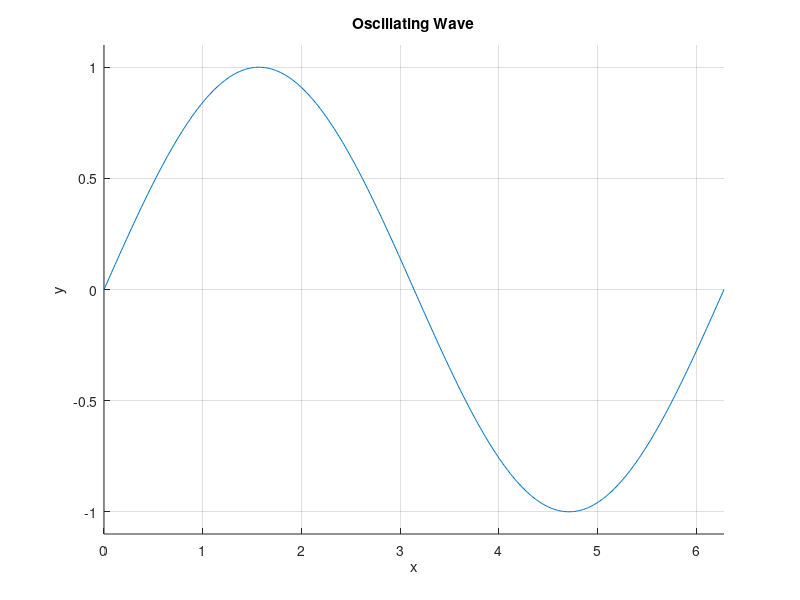

This chart was generated by the following MATLAB code:

%Juliano_Declan_ENG209_HW6
%10/9/2025
%ENG 209, HW 5, exercises:

%***************************************question 3********************************
%{
Considering a, b, c calcualte if they are pythagorean triples. If so print and count how many there are.
%}

a = [3 5 6 7 8 9 9 10 11 12];
b = [4 12 8 24 15 12 40 24 60 16];
c = [5 13 10 25 16 12 41 25 64 16];

% Counter
nCount = 0;

% Iterate through all items of the vectors
for i =1:length(a)
    % If a b and c are a triple print and count up
    if a(i)^2+b(i)^2 == c(i)^2
        fprintf('%i, %i, and %i are pythagorean triples\n',a(i),b(i),c(i))
        nCount = nCount + 1;
    end
end
% Print the total amount of triples
fprintf('There were %i pythagorean triples\n',nCount)

%***************************************question 4********************************
%{
Simulate rolling two dice. Keep rolling the dice, until a chosen number (7) is rolled a certain amount of times (50). Then print the total rolls to get the desired number x times
%}

% Store all possible values 1-12 in a vector
rollTotal = zeros(1,12);

maxCount = 50;      % How many rolls of a certain number is wanted
Number = 7;         % What number is wanted

% Run untill the desired number is counted maxCount times
while rollTotal(Number) < maxCount
    dice1 = randi([1,6],1,1);   % Dice 1
    dice2 = randi([1,6],1,1);   % Dice 2
    total = dice1+dice2;        % Total of the dice
    
    % Add one to the rolled number
    rollTotal(total) = rollTotal(total)+1; 
end

% Print the amount of rolls and the desired number
fprintf("There were %i rolls to get %i %i's \n",sum(rollTotal),maxCount,Number)

%***************************************question 7********************************
%{
Animate a standing wave, of the equation 𝑦(𝑥, 𝑡) = sin(2𝜋𝑥/𝜆) cos(2𝜋𝑓𝑡)
where
𝑥 is the length of the wave 
𝜆 is the wavelength     (m)
𝑓 is the frequency      (hz)
𝑡 is time               (frame time)
%}

lambda = 2 * pi;    % Wavelength
f = 1/5;            % Frequency
num_frames = 500;   % Number of frames for the animation

% X values from 0 to wavelength (1 complete cyclce)
x = linspace(0, lambda, 500);

% Time, it is used to advance the animation at a constant pace
t_values = linspace(0, 1/f, num_frames);

% clear the plot
clf

% Set title, axes, enable grid, enable hold
title('Oscillating Wave');
xlabel('x');
ylabel('y');
grid on;
hold on;

% Lock the axes to keep the graph from resizing.
xlim([0, lambda]);
ylim([-1.1, 1.1]);

% Create a plot object
h = plot(x, zeros(size(x)));

% Animation loop
for k = 1:num_frames
    % Get the time value for the current frame
    t = t_values(k);

    % Calculate the y-values for the current frame
    y = sin(2*pi*x/lambda) .* cos(2*pi*f*t);

    % Update the plot with the new y-values
    set(h, 'YData', y);
   
    % Use drawnow to update the plot immediately
    drawnow;
end
